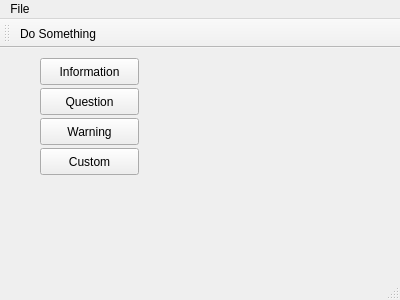
<?xml version="1.0" encoding="UTF-8"?>
<ui version="4.0">
 <class>MainWindow</class>
 <widget class="QMainWindow" name="MainWindow">
  <property name="geometry">
   <rect>
    <x>0</x>
    <y>0</y>
    <width>400</width>
    <height>300</height>
   </rect>
  </property>
  <property name="windowTitle">
   <string>MainWindow</string>
  </property>
  <widget class="QWidget" name="centralWidget">
   <widget class="QPushButton" name="pushButton">
    <property name="geometry">
     <rect>
      <x>40</x>
      <y>10</y>
      <width>99</width>
      <height>27</height>
     </rect>
    </property>
    <property name="text">
     <string>Information</string>
    </property>
   </widget>
   <widget class="QPushButton" name="pushButton_2">
    <property name="geometry">
     <rect>
      <x>40</x>
      <y>40</y>
      <width>99</width>
      <height>27</height>
     </rect>
    </property>
    <property name="text">
     <string>Question</string>
    </property>
   </widget>
   <widget class="QPushButton" name="pushButton_3">
    <property name="geometry">
     <rect>
      <x>40</x>
      <y>70</y>
      <width>99</width>
      <height>27</height>
     </rect>
    </property>
    <property name="text">
     <string>Warning</string>
    </property>
   </widget>
   <widget class="QPushButton" name="pushButton_4">
    <property name="geometry">
     <rect>
      <x>40</x>
      <y>100</y>
      <width>99</width>
      <height>27</height>
     </rect>
    </property>
    <property name="text">
     <string>Custom</string>
    </property>
   </widget>
  </widget>
  <widget class="QMenuBar" name="menuBar">
   <property name="geometry">
    <rect>
     <x>0</x>
     <y>0</y>
     <width>400</width>
     <height>25</height>
    </rect>
   </property>
   <widget class="QMenu" name="menuFile">
    <property name="title">
     <string>File</string>
    </property>
    <addaction name="actionDo_Something"/>
   </widget>
   <addaction name="menuFile"/>
  </widget>
  <widget class="QToolBar" name="mainToolBar">
   <attribute name="toolBarArea">
    <enum>TopToolBarArea</enum>
   </attribute>
   <attribute name="toolBarBreak">
    <bool>false</bool>
   </attribute>
   <addaction name="actionDo_Something"/>
  </widget>
  <widget class="QStatusBar" name="statusBar"/>
  <action name="actionDo_Something">
   <property name="text">
    <string>Do Something</string>
   </property>
  </action>
 </widget>
 <layoutdefault spacing="6" margin="11"/>
 <resources/>
 <connections/>
</ui>
